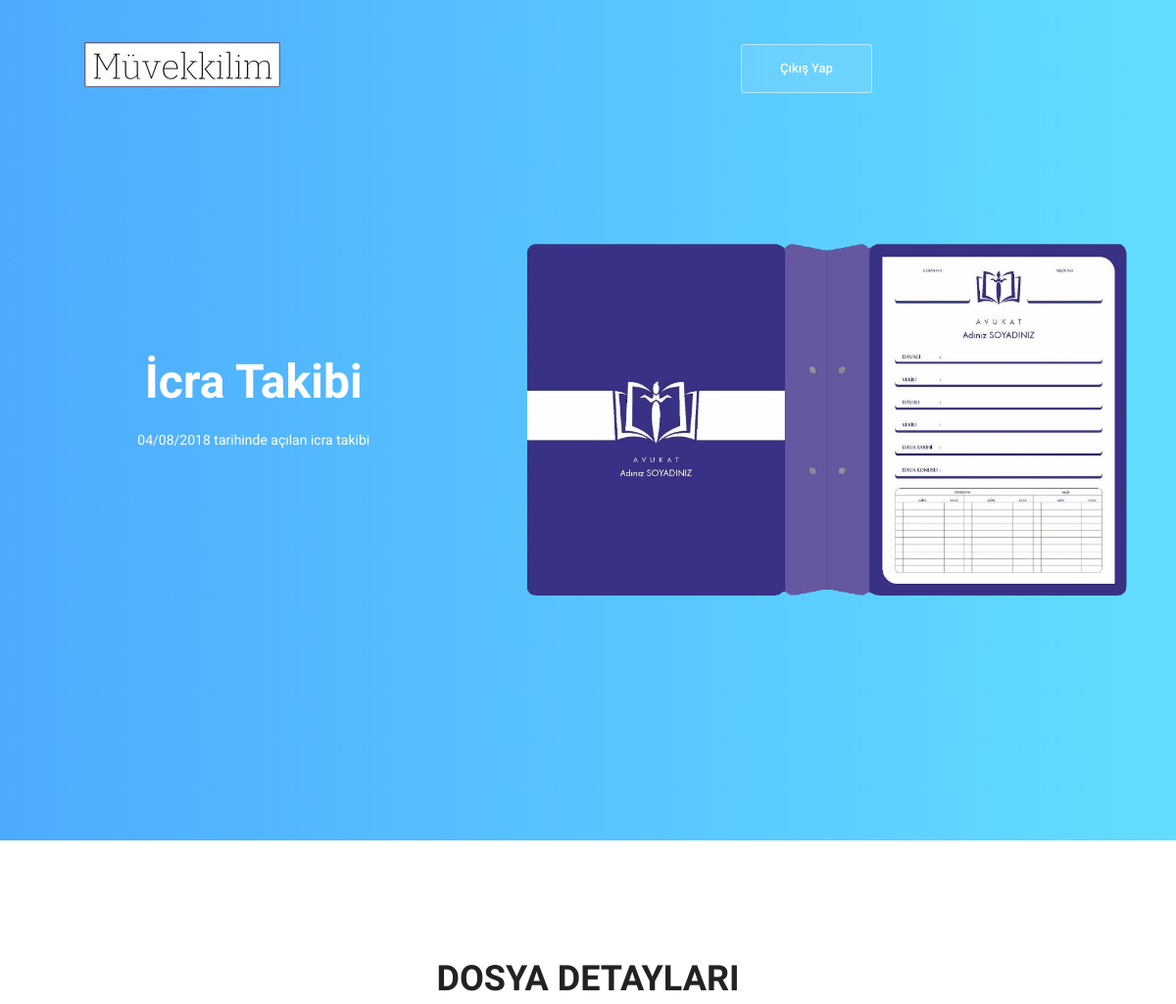
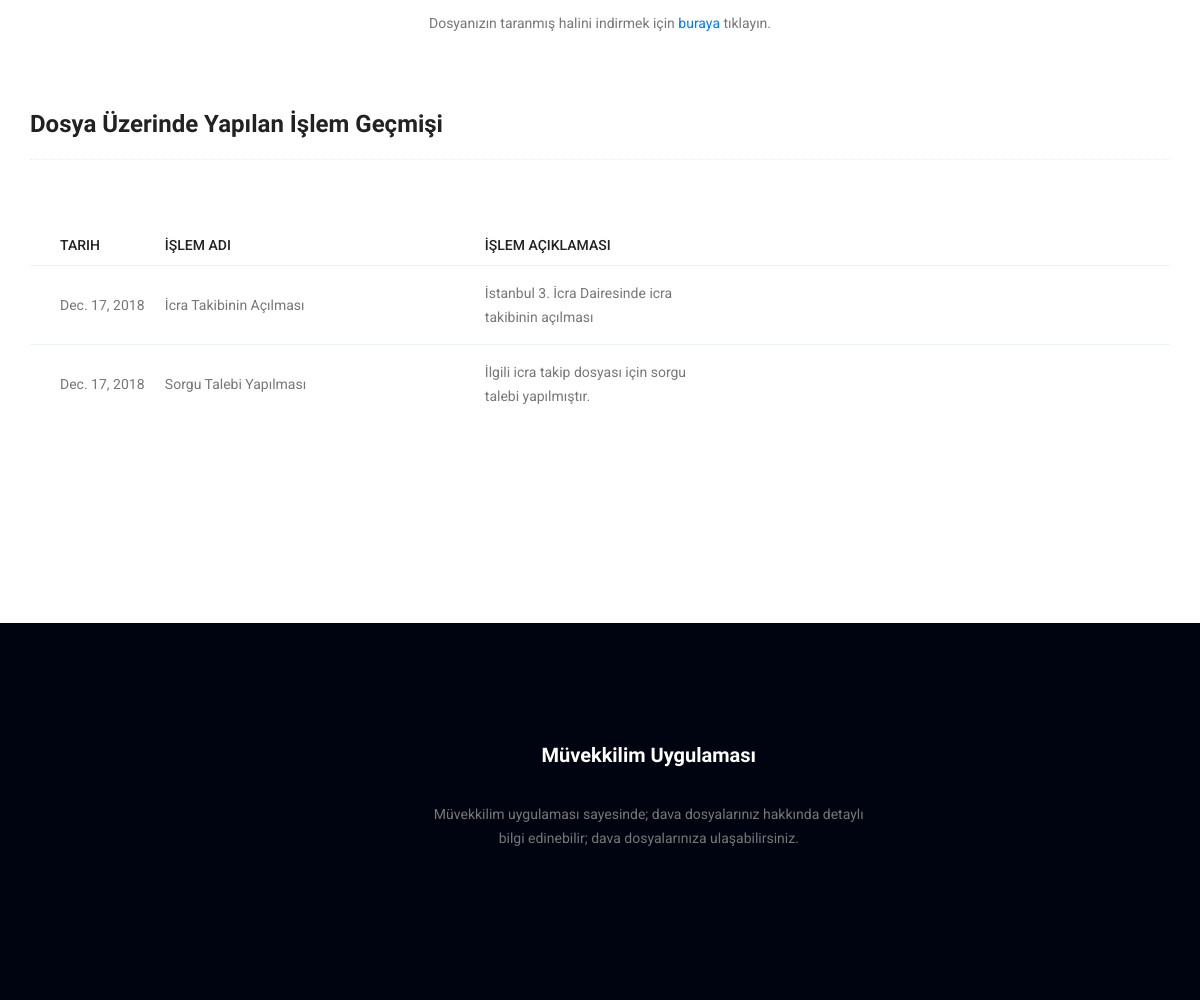
The page /davadetay/2/ (signed in) on the database its author committed (2 pictures, top to bottom).
### muvekkil/models.py (models this page shows, shortened)
class Dava(models.Model):
    dava_title = models.CharField(('Dava Adı'), max_length=150)
    dava_description = models.TextField(('Dava Açıklaması'))
    dava_link = models.CharField(('Dava Dosyalarının Olduğu Link'), max_length=300)  ## Burada dava dosyamızın indirme linkini vereceğiz.
    dava_start = models.DateField(auto_now_add=True, blank=True)
    user = models.ManyToManyField(User)
    class Meta:
        ordering= ('-dava_start',)
        verbose_name = ('dava')
        verbose_name_plural = ('davalar')

class Surec(models.Model):
    surec_title = models.CharField(('Süreç Başlığı'), max_length=150)
    surec_description = models.TextField(('Süreç Açıklaması'))
    surec_date = models.DateField(('Süreç Zamanı'))  ## Surecimizin ne zaman oldugunu göstererek süreç sıralamasını sayfada surec_date'e göre yapacağız.
    dava = models.ForeignKey(Dava, on_delete=models.CASCADE)
    class Meta:
        ordering = ('-surec_date',)
        verbose_name = ('Dava Süreci')
        verbose_name_plural = ('Dava Süreçleri')

### muvekkil/views.py (the view)
# urls.py: path('davadetay/<int:id>/', davadetay, name="davadetay"),
def davadetay(request, id):
    if request.user.is_authenticated:
        user = request.user
        davalar = user.dava_set.all()
        dava_ids = []
        for dava in davalar:
            dava_ids.append(dava.id)
        if id in dava_ids:
            davaGetir = Dava.objects.get(id=id)
            surecGetir = davaGetir.surec_set.all()
            context = {'dava' : davaGetir,
                       'surecler' : surecGetir}
            return render(request, 'muvekkil/davadetay.html', context)
        else:
            return redirect('/')
    else:
        return redirect('login')

### muvekkil/templates/muvekkil/davadetay.html (shortened to what this page needs)
{% if user.is_authenticated %}
{% load static %}
<!doctype html>
<html lang="en">
    <head>
        <link rel="stylesheet" href="{% static 'muvekkil/css/bootstrap.css' %}">
        <link rel="stylesheet" href="{% static  'muvekkil/vendors/linericon/style.css' %}">
        <link rel="stylesheet" href="{% static 'muvekkil/css/font-awesome.min.css' %} ">
        <link rel="stylesheet" href="{% static 'muvekkil/vendors/owl-carousel/owl.carousel.min.css' %}">
        <link rel="stylesheet" href="{% static 'muvekkil/lightbox/simpleLightbox.css' %}">
        <link rel="stylesheet" href="{% static 'muvekkil/vendors/nice-select/css/nice-select.css'%} ">
        <link rel="stylesheet" href="{% static 'muvekkil/vendors/animate-css/animate.css' %}">
        <link rel="stylesheet" href="{% static 'muvekkil/vendors/flaticon/flaticon.css' %}">
        <link rel="stylesheet" href="{% static 'muvekkil/css/style.css' %}">
        <link rel="stylesheet" href="{% static 'muvekkil/css/responsive.css' %}">
    </head>
    <body>
        <header class="header_area">
            <div class="main_menu">
            	<nav class="navbar navbar-expand-lg navbar-light">
					<div class="container box_1620">
						<a class="navbar-brand logo_h" href="/"><img src="{% static 'muvekkil/img/logo.png' %}" alt=""></a>
						<div class="collapse navbar-collapse offset" id="navbarSupportedContent">
                        <ul style="margin-top: 17px; margin-left: 380px" class="nav navbar-nav navbar-right">
                            <li class="nav-item"><a href="{% url 'logout' %}" class="tickets_btn">Çıkış Yap</a></li>
                        </ul>
						</div>
					</div>
            	</nav>
            </div>
        </header>
        <section class="home_banner_area">
            <div class="banner_inner">
				<div class="container">
					<div class="row">
						<div class="col-lg-5">
							<div class="banner_content">
								<h2 class="text-center">{{ dava.dava_title }} <br /></h2>
								<p class="text-center">{{ dava.dava_description }}</p>
							</div>
						</div>
						<div class="col-lg-7">
							<div class="home_left_img">
								<img class="img-fluid" src="{% static 'muvekkil/img/banner/banner.png' %}" alt="">
							</div>
						</div>
					</div>
				</div>
            </div>
        </section>
        <section class="work_area p_120">
        	<div class="container">
        		<div class="main_title">
        			<h2>Dosya Detayları</h2>
                    <p>Dosyanızın taranmış halini indirmek için <a href="{{ dava.dava_link }}">buraya </a> tıklayın.</p>
        		</div>
                    <h3 class="mb-20 title_color">Dosya Üzerinde Yapılan İşlem Geçmişi {{ id }}</h3>
                    <div class="section-top-border">
						<div class="progress-table-wrap">
							<div class="progress-table">
								<div class="table-head">
									<div class="serial">Tarih</div>
									<div class="country">İşlem Adı</div>
									<div class="visit">İşlem Açıklaması</div>
								</div>
                                {% for surec in surecler %}
								<div class="table-row">
									<div class="serial">{{ surec.surec_date }}</div>
                                    <div class="country">{{ surec.surec_title }}</div>
									<div class="visit">{{ surec.surec_description }}</div>
								</div>
                                {% endfor %}
							</div>
						</div>
					</div>
        		</div>
        </section>
        <footer class="footer_area p_120">
        	<div class="container">
        		<div class="row footer_inner">
        			<div class="col-lg-4 col-sm-6">
        			</div>
        			<div class="col-lg-5 col-sm-6">
        				<aside class="f_widget ab_widget">
        					<div class="f_title">
        						<h3 class="text-center">Müvekkilim Uygulaması</h3>
        					</div>
        					<p class="text-center">Müvekkilim uygulaması sayesinde; dava dosyalarınız hakkında detaylı bilgi edinebilir; dava dosyalarınıza ulaşabilirsiniz.</p>
        				</aside>
        			</div>
        		</div>
        	</div>
        </footer>
    </body>
</html>
{% else %}
{% load static %}
{% endif %}

### muvekkil/static/muvekkil/css/style.css (style rules this page uses)
a { text-decoration: none; transition: all 0.3s ease-in-out; }
body { line-height: 24px; font-size: 14px; font-family: "Roboto", sans-serif; font-weight: normal; color: #777777; }
h1, h2, h3, h4, h5, h6 { font-family: "Heebo", sans-serif; font-weight: bold; }
.p_120 { padding-top: 120px; padding-bottom: 120px; }
@media (min-width: 1200px) { .container { max-width: 1170px; } }
.main_title { text-align: center; margin-bottom: 75px; }
.main_title h2 { font-family: "Heebo", sans-serif; font-size: 36px; color: #222222; font-weight: bold; margin-bottom: 15px; text-transform: uppercase; }
.main_title p { font-size: 14px; font-family: "Roboto", sans-serif; line-height: 24px; color: #777777; margin-bottom: 0px; max-width: 570px; margin: auto; }
.header_area { position: absolute; width: 100%; top: 0; left: 0; z-index: 99; transition: background 0.4s, all 0.3s linear; }
.header_area .navbar-brand { margin-right: 30px; }
.header_area .navbar { background: transparent; padding: 0px; border: 0px; border-radius: 0px; width: 100%; }
.header_area .navbar .nav .nav-item { margin-right: 45px; }
.header_area .navbar .nav .nav-item:last-child { margin-right: 0px; }
.home_banner_area { z-index: 1; background-image: -moz-linear-gradient(0deg, #4dabff 0%, #62ddff 100%); background-image: -webkit-linear-gradient(0deg, #4dabff 0%, #62ddff 100%); background-image: -ms-linear-gradient(0deg, #4dabff 0%, #62ddff 100%); }
.home_banner_area .banner_inner { width: 100%; }
.home_banner_area .banner_inner .home_left_img { padding-top: 230px; padding-bottom: 230px; }
.home_banner_area .banner_inner .col-lg-5 { vertical-align: middle; align-self: center; }
.home_banner_area .banner_inner .banner_content { text-align: left; color: #fff; }
.home_banner_area .banner_inner .banner_content h2 { margin-top: 0px; font-size: 48px; font-weight: bold; font-family: "Heebo", sans-serif; line-height: 54px; margin-bottom: 20px; }
.home_banner_area .banner_inner .banner_content p { color: #fff; font-family: "Roboto", sans-serif; margin-bottom: 35px; }
.mb-20 { margin-bottom: 20px; }
.title_color { color: #222222; }
.section-top-border { padding: 50px 0; border-top: 1px dotted #eee; }
h2 { font-size: 30px; }
h3 { font-size: 24px; }
.progress-table { background: #fff; padding: 15px 0px 30px 0px; min-width: 800px; }
.progress-table .serial { width: 11.83%; padding-left: 30px; }
.progress-table .country { width: 28.07%; }
.progress-table .visit { width: 19.74%; }
.progress-table .table-head { display: flex; }
.progress-table .table-head .serial, .progress-table .table-head .country, .progress-table .table-head .visit, .progress-table .table-head .percentage { color: #222222; line-height: 40px; text-transform: uppercase; font-weight: 500; }
.progress-table .table-row { padding: 15px 0; border-top: 1px solid #edf3fd; display: flex; }
.progress-table .table-row .serial, .progress-table .table-row .country, .progress-table .table-row .visit, .progress-table .table-row .percentage { display: flex; align-items: center; }
.tickets_btn { display: inline-block; background: rgba(255, 255, 255, 0.1); color: #fff; font-family: "Roboto", sans-serif; width: 134px; font-size: 13px; font-weight: 500; border: 1px solid rgba(255, 255, 255, 0.5); line-height: 48px; border-radius: 3px; outline: none !important; box-shadow: none !important; text-align: center; cursor: pointer; transition: all 300ms linear 0s; }
.footer_area { background: #000410; }
.f_title { margin-bottom: 35px; }
.f_title h3 { color: #fff; font-size: 20px; font-weight: bold; font-family: "Heebo", sans-serif; margin-bottom: 0px; }
.ab_widget p { font-size: 14px; line-height: 24px; font-family: "Roboto", sans-serif; color: #777777; margin-bottom: 30px; }

### rows shown on the page
Dava: dava_title "İcra Takibi", dava_description "04/08/2018 tarihinde açılan icra takibi"
Surec: surec_date "Dec. 17, 2018", surec_title "İcra Takibinin Açılması", surec_description "İstanbul 3. İcra Dairesinde icra takibinin açılması"
Surec: surec_date "Dec. 17, 2018", surec_title "Sorgu Talebi Yapılması", surec_description "İlgili icra takip dosyası için sorgu talebi yapılmıştır."
